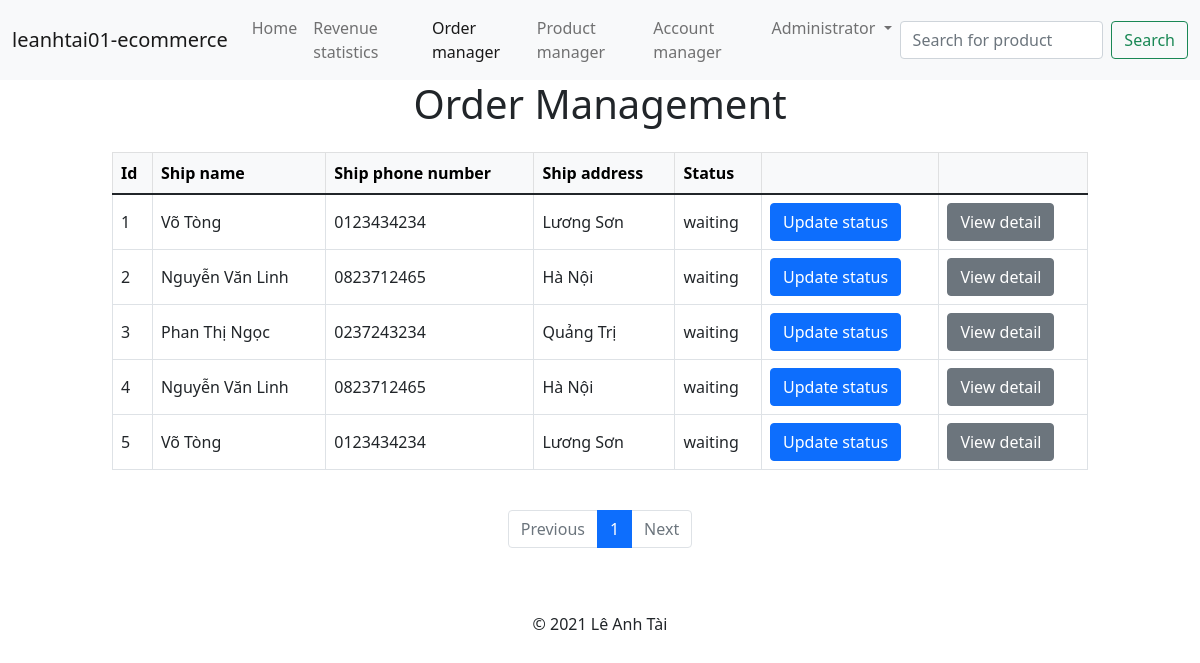
Screenshot of /admin/order_manager.php (signed in) with the database file from the repository.
### tables this page shows
CREATE TABLE orders (
  id INT NOT NULL AUTO_INCREMENT,
  account_id INT NOT NULL,
  order_date DATETIME DEFAULT CURRENT_TIMESTAMP,
  ship_name VARCHAR(100),
  ship_phone_number VARCHAR(20),
  ship_address VARCHAR(255),
  status ENUM('waiting', 'canceled', 'processing', 'shipping', 'completed') NOT NULL,
  CONSTRAINT pk_orders PRIMARY KEY (id)
);

### db_access/order.php (called while the page is built, shortened)
<?php
require_once(dirname(__DIR__) . "/conf/db.conf.php");
function get_number_of_orders()
{
  global $pdo;
  $sql = "SELECT COUNT(*) FROM orders;";
  $stmt = $pdo->prepare($sql);
  $stmt->execute();
  return $stmt->fetchColumn();
}
function get_order_list_limit($offset, $number_of_order)
{
  global $pdo;
  $sql = "SELECT id, ship_name, ship_phone_number, ship_address, status "
    . "FROM orders "
    . "LIMIT $offset, $number_of_order;";
  $stmt = $pdo->prepare($sql);
  $stmt->execute();
  return $stmt->fetchAll(PDO::FETCH_ASSOC);
}

### conf/init.conf.php (called while the page is built, shortened)
<?php
$host_url = getenv("HOST_URL");

### web/admin/order_manager.php (the view, shortened to what this page needs)
<?php
require_once(dirname(dirname(__DIR__)) . "/conf/init.conf.php");
require_once(dirname(dirname(__DIR__)) . "/db_access/order.php");
$records_per_page = 5;
$number_of_orders = get_number_of_orders();
$number_of_pages = ceil($number_of_orders / $records_per_page);
$current_page = 1;
$start_offset = ($current_page - 1) * $records_per_page;
$orders = get_order_list_limit($start_offset, $records_per_page);
?>
<?php include_once(dirname(dirname(__DIR__)) . "/template/header.php") ?>
<h1 class="text-center">Order Management</h1>
<div class="container-fluid">
  <div class="row mt-4">
    <div class="col-md-1"></div>
    <div class="col-md-10">
      <table class="table table-bordered align-middle">
        <thead class="table-light">
          <tr>
            <th>Id</th>
            <th>Ship name</th>
            <th>Ship phone number</th>
            <th>Ship address</th>
            <th>Status</th>
            <th></th>
            <th></th>
          </tr>
        </thead>
        <tbody>
          <?php foreach ($orders as $order) : ?>
            <tr>
              <td><?php echo $order["id"]; ?></td>
              <td><?php echo $order["ship_name"]; ?></td>
              <td><?php echo $order["ship_phone_number"]; ?></td>
              <td><?php echo $order["ship_address"]; ?></td>
              <td><?php echo $order["status"]; ?></td>
              <td><a class="btn btn-primary" href="<?php echo $host_url . "/admin/update_order_status.php?id=" . $order["id"]; ?>">Update status</a></td>
              <td><a class="btn btn-secondary" href="<?php echo $host_url . "/order/order_detail_history.php?order_id=" . $order["id"] ?>">View detail</a></td>
            </tr>
          <?php endforeach; ?>
        </tbody>
      </table>
    </div>
    <div class="col-md-1"></div>
  </div>
  <div class="row">
    <div class="col-md-1"></div>
    <div class="col-md-10 d-flex justify-content-center mt-4">
      <nav aria-label="...">
        <ul class="pagination">
          <li class="page-item <?php echo $current_page <= 1 ? "disabled" : "" ?>">
            <a class="page-link" href="<?php echo $current_page <= 1 ? "#" : $host_url . "/admin/order_manager.php?page=" . $current_page - 1 ?>" tabindex="-1" aria-disabled="true">Previous</a>
          </li>
          <?php for ($i = 1; $i <= $number_of_pages; ++$i) : ?>
            <li class="page-item <?php echo $current_page == $i ? "active" : "" ?>">
              <a class="page-link" href="<?php echo $host_url; ?>/admin/order_manager.php?page=<?php echo $i; ?>">
                <?php echo $i; ?>
              </a>
            </li>
          <?php endfor; ?>
          <li class="page-item <?php echo $current_page >= $number_of_pages ? "disabled" : "" ?>">
            <a class="page-link" href="<?php echo $current_page >= $number_of_pages ? "#" : $host_url . "/admin/order_manager.php?page=" . $current_page + 1 ?>">Next</a>
          </li>
        </ul>
      </nav>
    </div>
    <div class="col-md-1"></div>
  </div>
</div>
<?php include_once(dirname(dirname(__DIR__)) . "/template/footer.php") ?>

### rows the page displays
orders: id "1", ship_name "Võ Tòng", ship_phone_number "0123434234", ship_address "Lương Sơn", status "waiting"
orders: id "2", ship_name "Nguyễn Văn Linh", ship_phone_number "0823712465", ship_address "Hà Nội", status "waiting"
orders: id "3", ship_name "Phan Thị Ngọc", ship_phone_number "0237243234", ship_address "Quảng Trị", status "waiting"
orders: id "4", ship_name "Nguyễn Văn Linh", ship_phone_number "0823712465", ship_address "Hà Nội", status "waiting"
orders: id "5", ship_name "Võ Tòng", ship_phone_number "0123434234", ship_address "Lương Sơn", status "waiting"

### other values shown
$_SESSION["account_info"]["fullname"] "Administrator"
